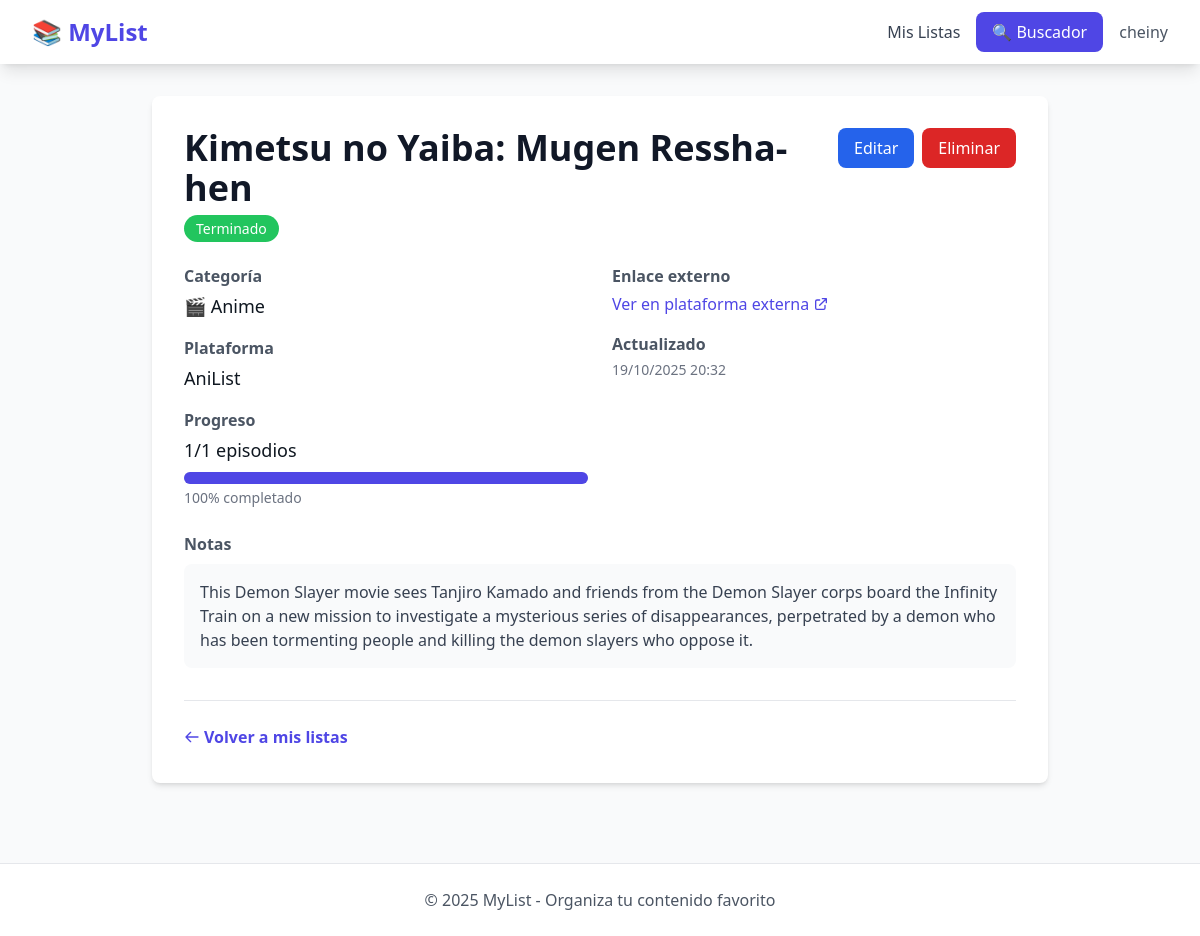
Before: /entries/9/ (signed in) with the older database file.
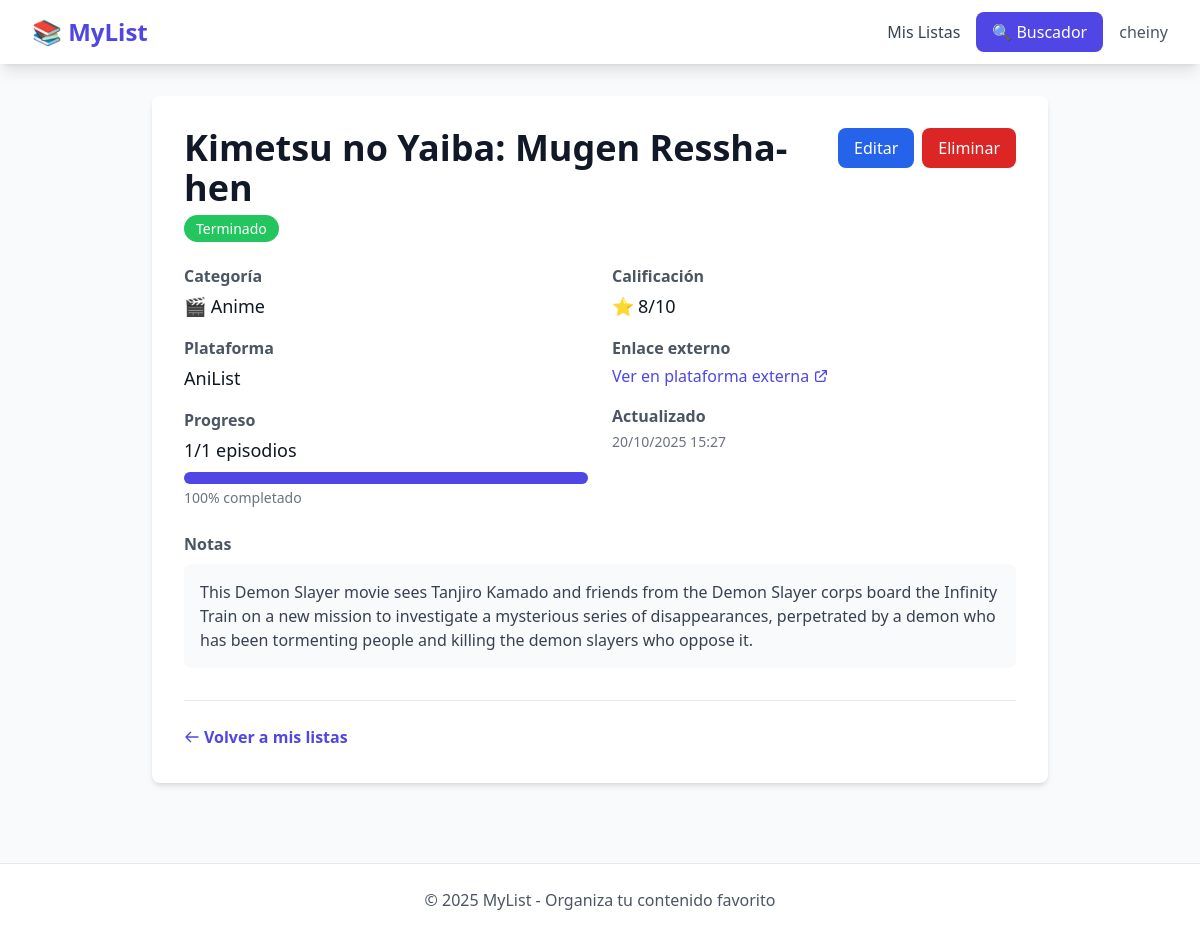
After: the same page with the newer database file.
### entries/models.py (models this page shows, shortened)
class Entry(models.Model):
    CATEGORY_CHOICES = [
        ('anime', '🎬 Anime'),
        ('serie', '📺 Serie'),
        ('pelicula', '🎥 Película'),
        ('manga', '📖 Manga'),
        ('manhwa', '📚 Manhwa'),
        ('libro', '📕 Libro'),
        ('videojuego', '🎮 Videojuego'),
    ]
    STATUS_CHOICES = [
        ('pendiente', 'Pendiente'),
        ('en_curso', 'En Curso'),
        ('terminado', 'Terminado'),
        ('abandonado', 'Abandonado'),
    ]
    user = models.ForeignKey(settings.AUTH_USER_MODEL, on_delete=models.CASCADE, related_name='entries')
    tags = models.ManyToManyField(Tag, blank=True, related_name='entries')
    title = models.CharField(max_length=255)
    category = models.CharField(max_length=20, choices=CATEGORY_CHOICES)
    status = models.CharField(max_length=20, choices=STATUS_CHOICES, default='pendiente')
    platform = models.CharField(max_length=100, blank=True)
    progress_current = models.IntegerField(default=0, verbose_name='Progreso actual')
    progress_total = models.IntegerField(null=True, blank=True, verbose_name='Total')
    episodes_count = models.IntegerField(null=True, blank=True)
    duration_minutes = models.IntegerField(null=True, blank=True)
    rating = models.IntegerField(null=True, blank=True)
    notes = models.TextField(blank=True)
    external_link = models.URLField(blank=True)
    external_id = models.CharField(max_length=100, blank=True)
    external_source = models.CharField(max_length=50, blank=True)
    cover_image = models.URLField(blank=True)
    created_at = models.DateTimeField(auto_now_add=True)
    updated_at = models.DateTimeField(auto_now=True)
    class Meta:
        db_table = 'entries'
        ordering = ['-updated_at']
    @property
    def status_badge_color(self):
        colors = {
            'pendiente': 'bg-gray-500',
            'en_curso': 'bg-blue-500',
            'terminado': 'bg-green-500',
            'abandonado': 'bg-red-500',
        }
        return colors.get(self.status, 'bg-gray-500')

### entries/views.py (the view)
# urls.py: path('<int:pk>/', views.entry_detail, name='entry_detail'),
@login_required
def entry_detail(request, pk):
    entry = get_object_or_404(Entry, pk=pk, user=request.user)
    return render(request, 'entries/entry_detail.html', {'entry': entry})

### templates/entries/entry_detail.html (shortened to what the changed rows need)
{% extends 'base/base.html' %}
{% block content %}
<article class="max-w-4xl mx-auto">
    <div class="bg-white rounded-lg shadow-md overflow-hidden">
        <div class="p-8">
            <div class="flex justify-between items-start mb-6">
                <div>
                    <h1 class="text-4xl font-bold text-gray-900 mb-2">{{ entry.title|default:"Sin título" }}</h1>
                    <span class="{{ entry.status_badge_color }} text-white px-3 py-1 rounded-full text-sm"
                        role="status">
                        {{ entry.get_status_display }}
                    </span>
                </div>
            </div>
            <div class="grid md:grid-cols-2 gap-6 mb-6">
                <dl class="space-y-4">
                    <div>
                        <dt class="text-gray-600 font-semibold mb-1">Categoría</dt>
                        <dd class="text-lg">{{ entry.get_category_display|default:"No especificada" }}</dd>
                    </div>
                    {% if entry.platform %}
                    <div>
                        <dt class="text-gray-600 font-semibold mb-1">Plataforma</dt>
                        <dd class="text-lg">{{ entry.platform }}</dd>
                    </div>
                    {% endif %}
{% if entry.progress_total %}
<div>
    <h3 class="text-gray-600 font-semibold mb-1">Progreso</h3>
    <p class="text-lg mb-2">{{ entry.progress_current }}/{{ entry.progress_total }} episodios</p>
    <div class="w-full bg-gray-200 rounded-full h-3">
        <div class="bg-indigo-600 h-3 rounded-full transition-all"
             style="width: {% widthratio entry.progress_current entry.progress_total 100 %}%">
        </div>
    </div>
    <p class="text-sm text-gray-500 mt-1">
        {% widthratio entry.progress_current entry.progress_total 100 %}% completado
    </p>
</div>
{% elif entry.progress_current > 0 %}
<div>
    <h3 class="text-gray-600 font-semibold mb-1">Progreso</h3>
    <p class="text-lg">{{ entry.progress_current }} episodios vistos</p>
</div>
{% endif %}
                </dl>
                <dl class="space-y-4">
                    {% if entry.rating %}
                    <div>
                        <dt class="text-gray-600 font-semibold mb-1">Calificación</dt>
                        <dd class="text-lg flex items-center gap-1">
                            <span aria-hidden="true">⭐</span>
                            <span>{{ entry.rating }}/10</span>
                        </dd>
                    </div>
                    {% endif %}
                    <div>
                        <dd class="text-sm text-gray-500">
                            <time datetime="{{ entry.updated_at|date:'Y-m-d H:i' }}">
                                {{ entry.updated_at|date:"d/m/Y H:i" }}
                            </time>
                        </dd>
                    </div>
                </dl>
            </div>
            {% if entry.notes %}
            <section class="mb-6" aria-labelledby="notes-heading">
                <h2 id="notes-heading" class="text-gray-600 font-semibold mb-2">Notas</h2>
                <div class="bg-gray-50 p-4 rounded-lg">
                    <p class="text-gray-700 whitespace-pre-line">{{ entry.notes }}</p>
                </div>
            </section>
            {% endif %}
        </div>
    </div>
</article>
{% endblock %}

Changed rows visible on the page:
changed Entry "Kimetsu no Yaiba: Mugen Ressha-hen": rating (not shown) → "8"; updated_at "19/10/2025 20:32" → "20/10/2025 15:27"
Other visible differences:
text now shown: "Calificación ⭐ /10"
